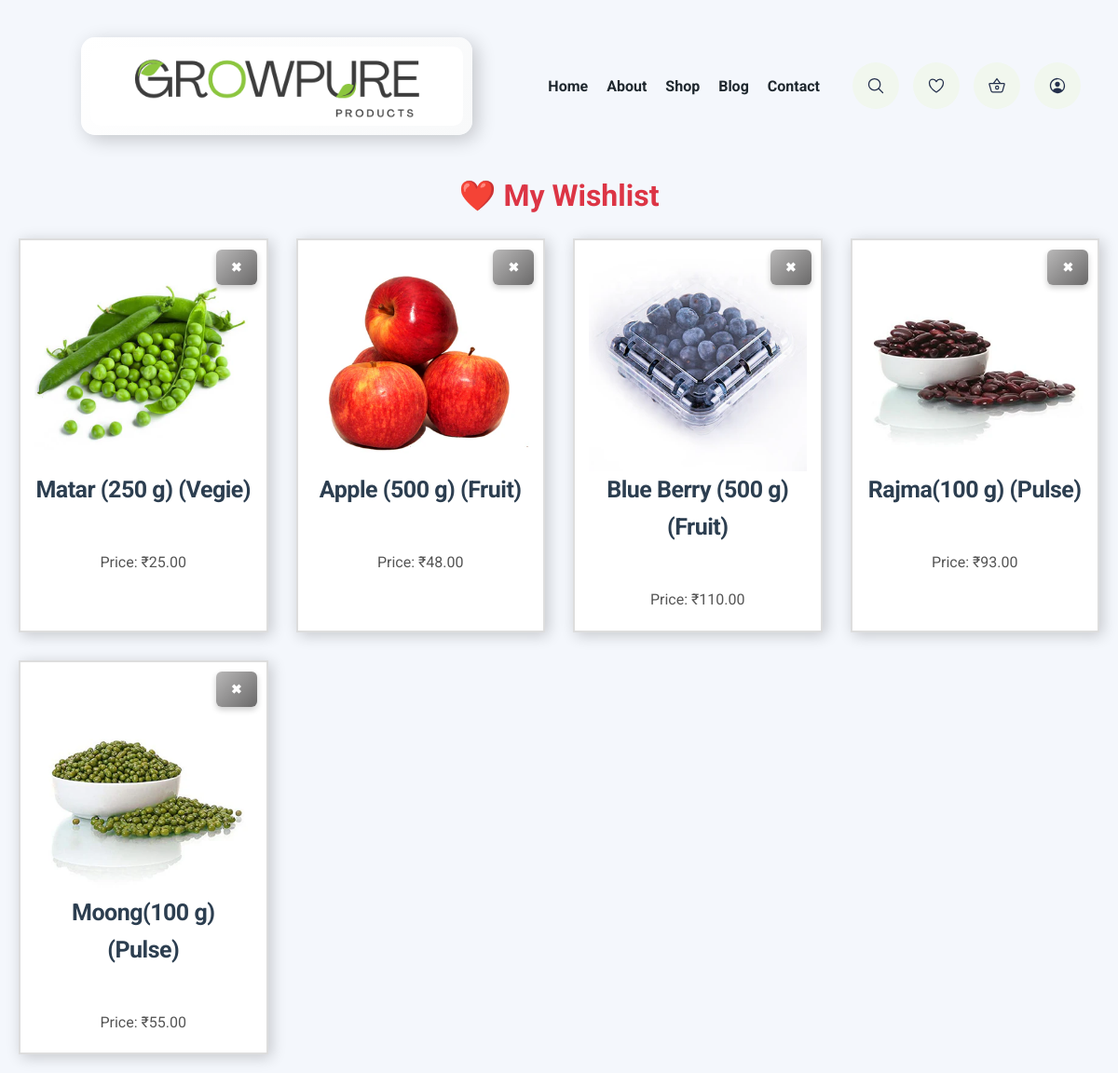
Page /wishlist/ (signed in) on the earlier database version.
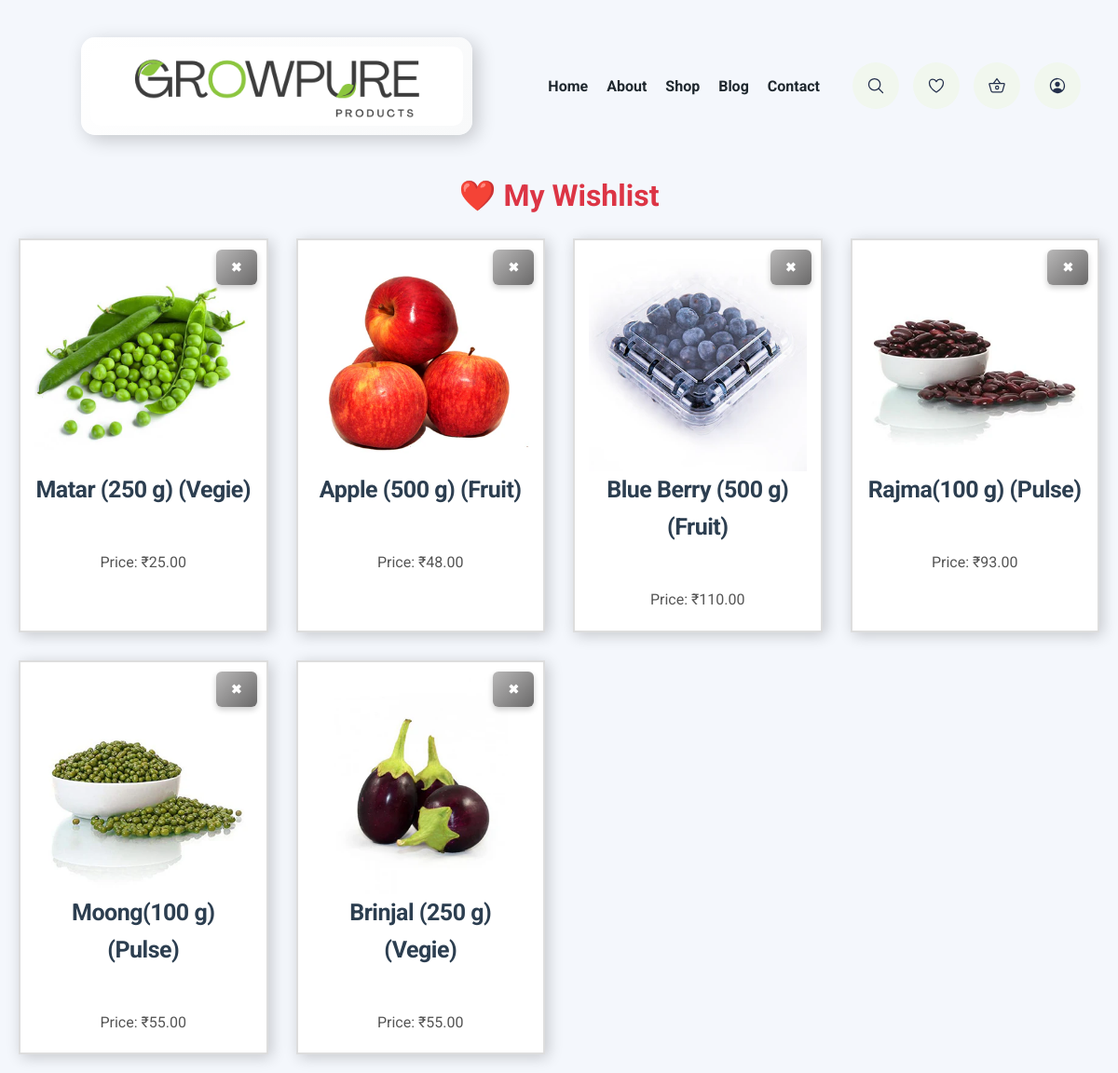
Same page on the later database version.
### myApp/models.py (models this page shows, shortened)
class Wishlist(models.Model):
    user = models.ForeignKey(User, on_delete=models.CASCADE)
    fruit = models.ForeignKey(Fruit, on_delete=models.CASCADE, null=True, blank=True)
    pulse = models.ForeignKey(Pulse, on_delete=models.CASCADE, null=True, blank=True)
    vegie = models.ForeignKey(Vegie, on_delete=models.CASCADE, null=True, blank=True)

class Vegie(models.Model):
    photo = models.ImageField(upload_to="vegie/")
    title = models.CharField(max_length=100)
    price = models.DecimalField(max_digits=10, decimal_places=2)

class Fruit(models.Model):
    photo = models.ImageField(upload_to="fruits/")
    title = models.CharField(max_length=100)
    price = models.DecimalField(max_digits=10, decimal_places=2)

class Pulse(models.Model):
    photo = models.ImageField(upload_to="pulse/")
    title = models.CharField(max_length=100)
    price = models.DecimalField(max_digits=10, decimal_places=2)

### GrowPure/views.py (the view)
# urls.py: path('wishlist/', views.wishlist, name='wishlist'),
@login_required
def wishlist(request):
    wishlist_items = Wishlist.objects.filter(user=request.user)
    return render(request, 'wishlist.html', {'wishlist_items': wishlist_items})

### templates/wishlist.html (shortened to what this page needs)
{% include 'header.html' %}
<!DOCTYPE html>
<html lang="en">
<head>
</head>
<body style="background-color: #f4f7fc;">
    <h1 style="color: #dc3545;">❤️ My Wishlist</h1>
    <div class="container">
        {% for item in wishlist_items %}
              <div class="fruit" style="position: relative;">
                {% if item.fruit %}
                  <img src="{{ item.fruit.photo.url }}" alt="{{ item.fruit.title }}">
                  <h2>{{ item.fruit.title }} (Fruit)</h2>
                  <p>Price: ₹{{ item.fruit.price }}</p>
                {% elif item.pulse %}
                  <img src="{{ item.pulse.photo.url }}" alt="{{ item.pulse.title }}">
                  <h2>{{ item.pulse.title }} (Pulse)</h2>
                  <p>Price: ₹{{ item.pulse.price }}</p>
                {% elif item.vegie %}
                  <img src="{{ item.vegie.photo.url }}" alt="{{ item.vegie.title }}">
                  <h2>{{ item.vegie.title }} (Vegie)</h2>
                  <p>Price: ₹{{ item.vegie.price }}</p>
                {% endif %}
                <a href="{% url 'remove_from_wishlist' item.id %}">
                    <button class="remove-btn">✖</button>
                </a>
              </div>
        {% empty %}
            <p>No items in your wishlist yet.</p>
        {% endfor %}
    </div>
</body>
</html>

### templates/header.html (shortened to what this page needs)
<!DOCTYPE html>
<html lang="en">
<head>
    <link rel="stylesheet" href="/static/css/fruit.css">
  <link rel="stylesheet" href="/static/css/main.css">
  <link rel="stylesheet" href="/static/css/home.css">
  <link rel="stylesheet" href="/static/css/checkout.css">
</head>
<body>
  <header class="header" data-header>
    <div class="nav-wrapper">
      <div class="container">
        <div class="logo">
          <img src="/static/images/logo.png" alt="Logo" style="width: 400px; height: auto;">
        </div>
        <nav class="navbar" data-navbar>
          <ul class="navbar-list">
            <li>
              <a href="{% url 'home' %}" class="navbar-link">Home</a>
            </li>
            <li>
              <a href="{% url 'about' %}" class="navbar-link">About</a>
            </li>
            <li class="dropdown">
              <a href="{% url 'shop' %}" class="navbar-link">Shop</a>
            </li>
            <li>
              <a href="{% url 'blog_list' %}" class="navbar-link">Blog</a>
            </li>
            <li>
              <a href="{% url 'contact' %}" class="navbar-link">Contact</a>
            </li>
          </ul>
        </nav>
        <div class="header-action">
          <div class="search-wrapper" data-search-wrapper>
            <button class="header-action-btn" aria-label="Toggle search" data-search-btn>
              <ion-icon name="search-outline" class="search-icon"></ion-icon>
            </button>
          </div>
        <a href="{% url 'wishlist' %}">
          <button class="header-action-btn" aria-label="Open whishlist" data-panel-btn="whishlist">
            <ion-icon name="heart-outline"></ion-icon>
          </button>
        </a>
        <a href="{% url 'cart_view' %}">
          <button class="header-action-btn" aria-label="Open shopping cart" data-panel-btn="cart">
            <ion-icon name="basket-outline"></ion-icon>
          </button>
        </a>
        <a href="{% url 'user_dashboard' %}" >
          <button class="header-action-btn" aria-label="admin-icon" data-panel-btn="admin-icon">
            <ion-icon name="person-circle-outline"></ion-icon>
          </button>
        </a>
        </div>
      </div>
    </div>
  </header>
</body>
</html>

### static/css/fruit.css (style rules this page uses)
body { font-family: 'Poppins', sans-serif; text-align: center; }
.container { display: grid; grid-template-columns: repeat(4, 1fr); gap: 30px; justify-content: center; padding: 20px; max-width: 1200px; margin: auto; }
.fruit { border: 2px solid #ddd; padding: 15px; box-shadow: 3px 3px 15px rgba(0, 0, 0, 0.2); background: #fff; transition: border-color 0.3s ease, transform 0.3s ease; display: flex; flex-direction: column; align-items: center; text-align: center; }
.fruit img { width: 100%; height: auto; }
h2 { font-size: 20px; color: #333; }
p { margin: 5px 0; font-size: 16px; color: #555; }
@media (max-width: 1200px) { .container { grid-template-columns: repeat(4, 1fr); } }

### static/css/home.css (style rules this page uses)
.logo { display: flex; justify-content: center; align-items: center; margin: 20px auto; padding: 10px; background: linear-gradient(135deg, #ffffff, #f8f9fa); border-radius: 15px; box-shadow: 5px 5px 20px rgba(0, 0, 0, 0.2); max-width: 450px; transition: transform 0.3s ease-in-out; }
.logo img { width: 100%; height: auto; border-radius: 10px; transition: transform 0.3s ease-in-out; }

### static/css/checkout.css (style rules this page uses)
body { font-family: 'Roboto', sans-serif; background-color: #f8f9fa; color: #333; line-height: 1.6; }
.container { max-width: 1200px; margin: 0 auto; padding: 20px; }
h2, h3 { color: #2c3e50; font-weight: 700; }
h2 { margin-bottom: 40px; font-size: 2.5rem; text-align: center; letter-spacing: -0.5px; }

### templates/header.html (style rules this page uses)
.logo { display: flex; justify-content: center; align-items: center; margin: 20px auto; padding: 10px; background: linear-gradient(135deg, #ffffff, #f8f9fa); border-radius: 15px; box-shadow: 5px 5px 20px rgba(0, 0, 0, 0.2); max-width: 450px; transition: transform 0.3s ease-in-out; }
.logo img { width: 100%; height: auto; border-radius: 10px; transition: transform 0.3s ease-in-out; }
.dropdown { position: relative; display: inline-block; }

### templates/wishlist.html (style rules this page uses)
.remove-btn { position: absolute; top: 10px; right: 10px; background: linear-gradient(135deg, #b9b8b8, #6a6969); color: white; border: none; padding: 8px 16px; border-radius: 6px; cursor: pointer; font-size: 14px; font-weight: bold; transition: all 0.3s ease-in-out; box-shadow: 0 3px 6px rgba(0, 0, 0, 0.2); }

Differences in the rows shown:
added Wishlist: vegie.photo (picture), vegie "Brinjal (250 g)", vegie.price "55.00"
